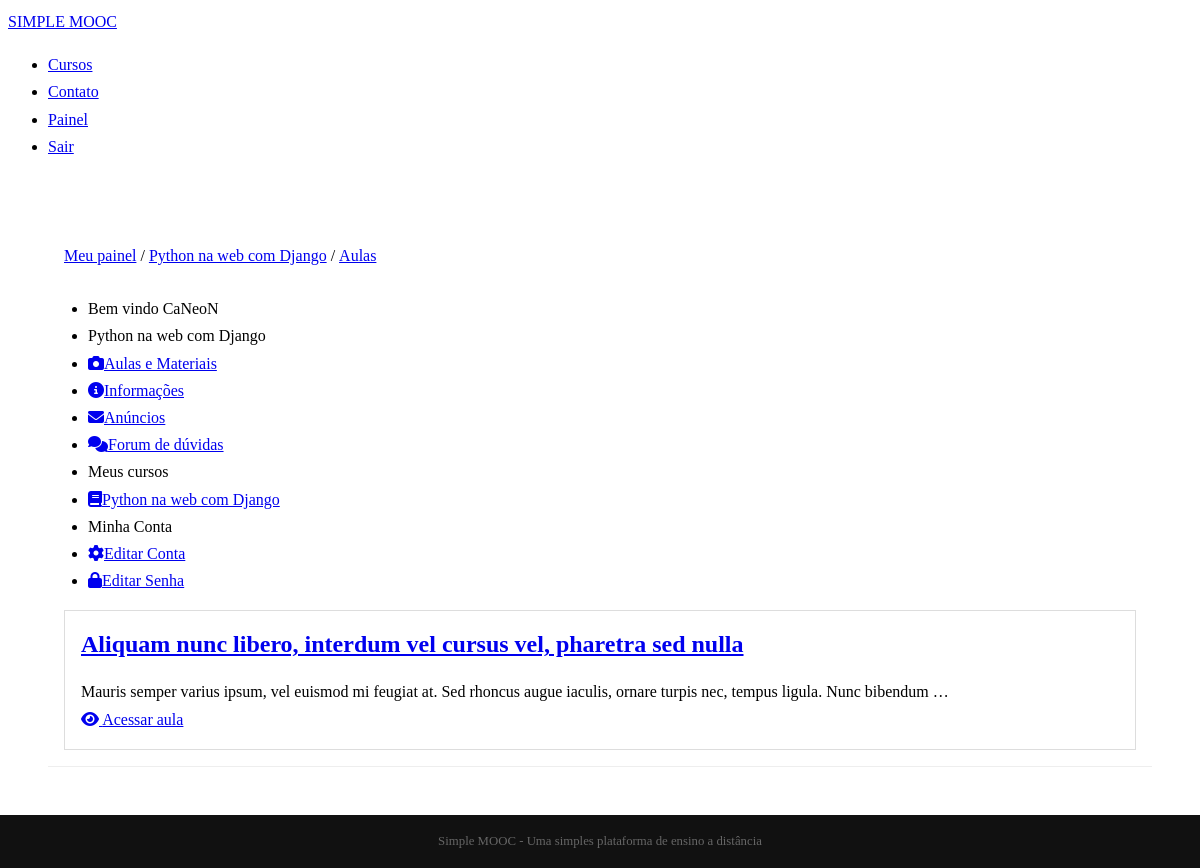
/cursos/python-na-web-com-django/aulas (signed in), run on the app's committed database.
### Simplemooc/courses/models.py (models this page shows, shortened)
class Course(models.Model):
    name = models.CharField("Nome", max_length=100)
    slug = models.SlugField('Atalho')
    description = models.TextField('Descrição simples', blank=True)
    about = models.TextField('Sobre o curso', blank=True)
    start_date = models.DateField('Data de início', blank=True, null=True)
    created_at = models.DateTimeField('Criado em', auto_now_add=True)
    updated_at = models.DateField('Editado em', auto_now=True)
    image = models.ImageField(upload_to = 'courses/images', verbose_name='Imagem', blank=True, null=True)
    objects = CourseManager() #define o método de pesquisa da tabela
    def __str__(self):
        return self.name
    def release_lessons(self):
        today = timezone.now().date()
        return (self.course_lesson.filter(release_date__gte=today))
    class Meta:
        verbose_name = 'Curso'
        verbose_name_plural = 'Cursos'
        ordering = ['name']

class Enrollments(models.Model):
    STATUS_CHOICES = (
        (0, 'Pendente'),
        (1, 'Aprovado'),
        (2, 'Cancelado'),
        (3, 'Indisponível')
    )
    user = models.ForeignKey(settings.AUTH_USER_MODEL, on_delete=models.CASCADE,
    related_name = 'enrollments_user', verbose_name='Usuário')
    course = models.ForeignKey(Course, on_delete=models.RESTRICT,
    related_name='enrollments_course', verbose_name='Curso')
    status = models.IntegerField('Situação', choices=STATUS_CHOICES, default=0, blank=True)
    created_at = models.DateTimeField('Criado em', auto_now_add=True, blank=True)
    updated_at = models.DateTimeField('Atualizado em', auto_now=True, blank=True)
    class Meta:
        verbose_name = 'Inscrição'
        verbose_name_plural = 'Inscrições'
        ordering = ['course']
        unique_together = (('user', 'course'),)

class Lesson(models.Model):
    name = models.CharField('Nome', max_length=100)
    description = models.TextField('Descrição', blank = True)
    number = models.IntegerField('Número (ordem)', blank = True, default=0)
    release_date = models.DateTimeField('Data de lançamento', blank = True, null = True)
    created_at = models.DateTimeField('Criado em', auto_now_add=True, blank=True)
    updated_at = models.DateTimeField('Atualizado em', auto_now=True, blank = True)
    course = models.ForeignKey(Course, on_delete = models.CASCADE, related_name='course_lesson')
    def __str__(self):
        return self.name
    class Meta:
        verbose_name = 'Aula'
        verbose_name_plural = 'Aulas'
        ordering = ['number']

### Simplemooc/accounts/models.py (models this page shows, shortened)
class User(AbstractBaseUser, PermissionsMixin):
    username = models.CharField(
        'Nome de usuário', max_length=30, unique=True, #O unique = True é necessário
        validators= [RegexValidator(re.compile('^[\w.@+-]+$'), 'O nomes de usuário inserido é inválido')]
    )
    email = models.EmailField('Email', unique=True)
    name = models.CharField('Nome', max_length=100)
    is_active = models.BooleanField('Está ativo?', blank=True, default=True)
    is_staff = models.BooleanField('É da equipe?', blank=True, default=False)
    date_joined = models.DateTimeField('Data de entrada', auto_now_add=True)
    objects = UserManager()
    USERNAME_FIELD = 'username'
    REQUIRED_FIELDS = ['email'] #Lista com atributos obrigatórios
    def __str__(self): # Retorna um nome para o objeto
        return self.name or self.username
    class Meta:
        verbose_name = 'Usuário'
        verbose_name_plural = 'Usuários'

### Simplemooc/courses/decorators.py (the view, shortened to what this page needs)
    def _wrapper(request, *args, **kwargs):
        slug = kwargs['slug']
        course = get_object_or_404(Course, slug = slug)
        has_permission = request.user.is_staff
        if not has_permission:
            messages.error(request, message)
            return redirect('accounts:dashboard')
        request.course = course
        return view_func(request, *args, **kwargs)

### Simplemooc/accounts/templatetags/course_tags.py (called while the page is built)
@register.inclusion_tag('accounts/templatetags/my_course.html') # Pasta do template da tag
def my_courses(user):
    enrollments = Enrollments.objects.filter(user = user)
    context = {
        'enrollments' : enrollments
    }
    return context

### Simplemooc/courses/views.py (called while the page is built)
@login_required
@enrollment_required
def lessons(request, slug):
    course = request.course
    template_name = 'courses/lessons.html'
    lessons = course.release_lessons()
    if request.user.is_staff:
        lessons = course.course_lesson.all()
    context = {
        'course' : course,
        'lessons' : lessons
    }
    return render(request, template_name, context)

### Simplemooc/courses/templates/courses/lessons.html
{%extends 'courses/course_dashboard.html'%}
{%block breadcrumb%}
{{block.super}}
<li>/</li>
<li><a href="{% url 'courses:lessons' course.slug%}">Aulas</a></li>
{%endblock%}
{%block dashboard_content%}
{%for lesson in lessons%}
	<div class="well">
		<h2><a href="{%url 'courses:lesson' course.slug lesson.pk%}">{{lesson}}</a></h2>
		{{lesson.description|truncatewords:'20'}}
		<br>
		<a href="{%url 'courses:lesson' course.slug lesson.pk%}">
			<i class="fas fa-eye"></i>
			Acessar aula
		</a>
	</div>
{%empty%}
	<div class="well">
		<h2>Não há aulas disponíveis</h2>
	</div>
{%endfor%}
{%endblock%}

### Simplemooc/courses/templates/courses/course_dashboard.html
{%extends 'accounts/dashboard.html'%}
{%block breadcrumb%}
{{block.super}}
<li>/</li>
<li><a href="{%url 'courses:announcements' course.slug%}">{{course}}</a></li>
{%endblock%}
{%block menu-options%}
<li class="pure-menu-heading">{{course}}</li>
<li>
	<a href="{%url 'courses:lessons' course.slug%}">
		<i class="fas fa-camera"></i>Aulas e Materiais
	</a>
</li>
<li>
	<a href="#">
		<i class="fas fa-info-circle"></i>Informações
	</a>
</li>
<li>
	<a href="{% url 'courses:announcements' course.slug%}">
		<i class="fas fa-envelope"></i>Anúncios
	</a>
</li>
<li>
	<a href="#">
		<i class="fas fa-comments"></i>Forum de dúvidas
	</a>
</li>
{{block.super}}
{%endblock%}

### Simplemooc/accounts/templates/accounts/dashboard.html (shortened to what this page needs)
{%extends 'base.html'%}
{%load course_tags%}
{%block content%}
<div class="pure-g-r content-ribbon">
	<div class="pure-u-1-3">
		<ul class="breadcrumb">
			{%block breadcrumb%}
			<li ><a href="{%url 'accounts:dashboard'%}">Meu painel</a></li>
			{%endblock%}
		</ul>
		<div class="pure-menu pure-menu-open">
			<ul>
				<li class="pure-menu-heading">Bem vindo {{user}}</li>
				{%block menu-options%}
				{%my_courses user%}
				<li><a class="pure-menu-heading">Minha Conta</a></li>
				<li><a href="{%url 'accounts:edit'%}"><i class="fas fa-cog"></i>Editar Conta</a></li>
				<li><a href="{%url 'accounts:edit-password'%}"><i class="fas fa-lock"></i>Editar Senha</a></li>
				{%endblock%}
			</ul>
		</div>
	</div>
	<div class="pure-u-2-3">
		<div class="inner">
			{%block dashboard_content%}{%endblock%}
		</div>
	</div>
</div>
{%endblock%}

### Simplemooc/accounts/templates/accounts/templatetags/my_course.html
<li class="pure-menu-heading">Meus cursos</li>
{%for enrollment in enrollments%}
<li><a href="{% url 'courses:announcements' enrollment.course.slug%}"><i class="fas fa-book"></i>{{enrollment.course}}</a></li>
{%empty%}
<li><a href="">Você não está inscrito em nenhum curso</a></li>
{%endfor%}

### Simplemooc/core/static/css/styles.css (style rules this page uses)
* { -webkit-box-sizing: border-box; -moz-box-sizing: border-box; box-sizing: border-box; }
body { margin: 0 auto; line-height: 1.7em; }
.content .content-ribbon { margin: 3em; border-bottom: 1px solid #eee; }
ul.breadcrumb { padding: : 10px 16px; list-style: none; }

### Simplemooc/core/templates/base.html (style rules this page uses)
ul.breadcrumb { list-style-type: none; padding : 10px 16px; }
ul.breadcrumb li { display: inline; }
.well { border: 1px solid #ddd; padding: 0em 1em 1em 1em; margin: 1em; }

### data on the page
Course: name "Python na web com Django"
User: name+username "CaNeoN"
Enrollments: course "Python na web com Django"
Lesson: name "Aliquam nunc libero, interdum vel cursus vel, pharetra sed nulla", description "Mauris semper varius ipsum, vel euismod mi feugiat at. Sed rhoncus augue iaculis, ornare turpis nec, tempus ligula. Nunc bibendum …"
